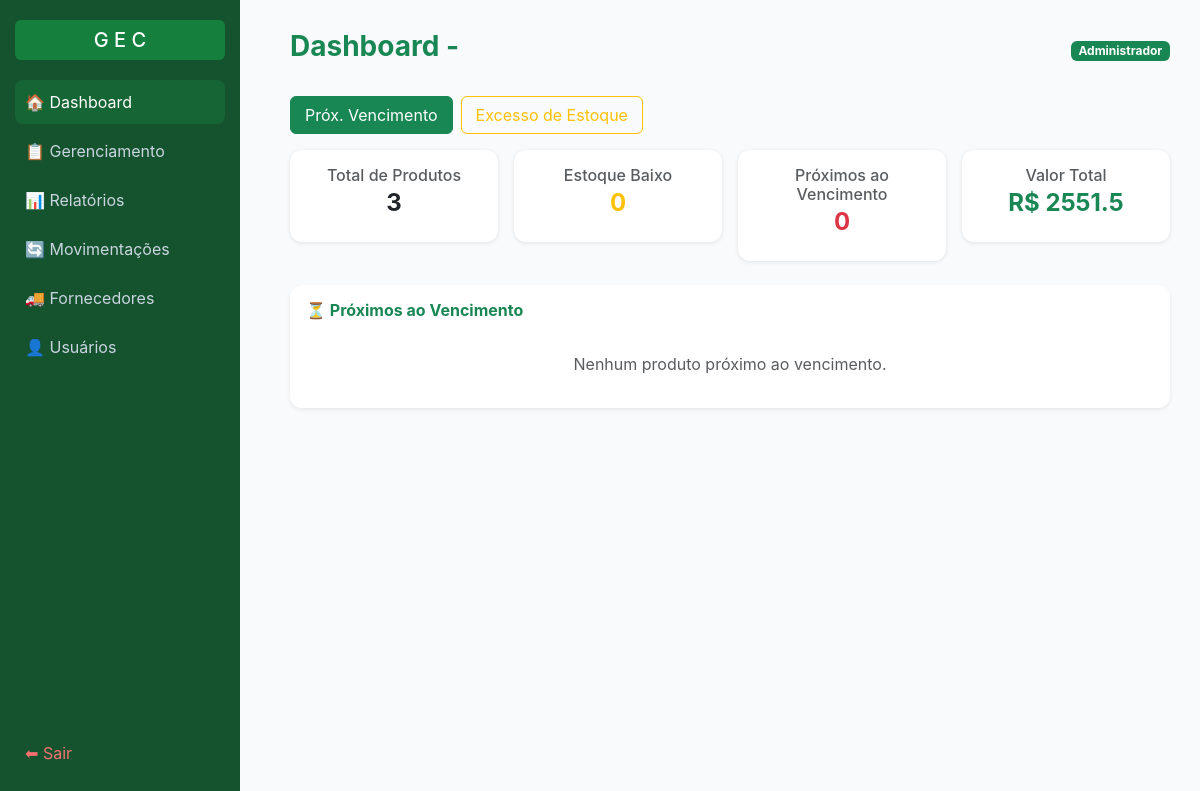
The app's page /home (signed in), older data.
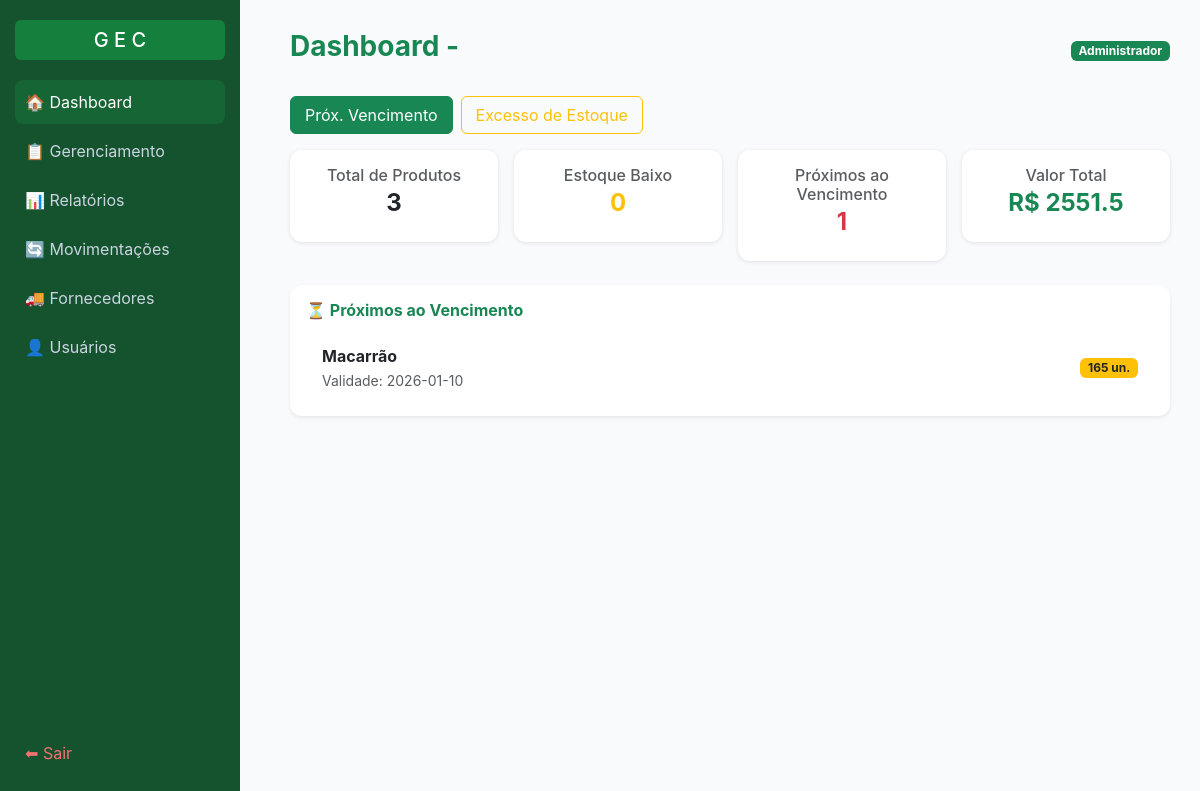
The same page, newer data.
### tables this page shows
CREATE TABLE "produtos" (
	"id"	INTEGER,
	"nome"	TEXT NOT NULL,
	"descricao"	TEXT,
	"codigo"	NUMERIC UNIQUE,
	"categoria"	TEXT,
	"preco"	REAL NOT NULL,
	"fornecedor_id"	INTEGER,
	"data_validade"	TEXT NOT NULL,
	"status_validade"	TEXT DEFAULT 'válido',
	"ativo"	INTEGER DEFAULT 1,
	PRIMARY KEY("id" AUTOINCREMENT),
	FOREIGN KEY("fornecedor_id") REFERENCES "fornecedores"("id")
);

### app.py (the view, shortened to what this page needs)
@app.route("/home", methods=["GET"])
@login_required
def home():
    atualizar_produtos()
    conn = conectar()
    cur = conn.cursor()
    total_produtos = cur.execute("""
        SELECT COUNT(*) FROM produtos WHERE ativo = 1
    """).fetchone()[0] or 0
    estoque_baixo = cur.execute("""
        SELECT p.nome, e.quantidade
        FROM estoque e
        LEFT JOIN produtos p ON e.produto_id = p.id
        WHERE e.quantidade <= 5 AND p.ativo = 1
        ORDER BY e.quantidade ASC
    """).fetchall()
    mais_vendidos = cur.execute("""
        SELECT p.nome, SUM(m.quantidade) AS total_vendido
        FROM movimentacoes m
        JOIN produtos p ON m.produto_id = p.id
        WHERE m.tipo = 'saida'
        GROUP BY p.id
        ORDER BY total_vendido DESC
        LIMIT 5
    """).fetchall()
    quase_vencidos = cur.execute("""
        SELECT COUNT(*)
        FROM produtos
        WHERE status_validade = 'próximo do vencimento' and ativo=1;
    """).fetchone()[0]
    valor_total = cur.execute("""
        SELECT SUM(p.preco * e.quantidade)
        FROM produtos p
        JOIN estoque e ON p.id = e.produto_id
        WHERE p.ativo = 1
    """).fetchone()[0] or 0
    modo = request.args.get("view", "venc")
    proximosVencimento = None
    excessos = None
    if modo == "venc":
        proximosVencimento = cur.execute("""
            SELECT nome, data_validade, (
                SELECT quantidade FROM estoque WHERE produto_id = produtos.id
            ) AS quantidade
            FROM produtos
            WHERE ativo = 1 AND status_validade = 'próximo do vencimento'
            ORDER BY data_validade ASC
            LIMIT 5
        """).fetchall()
    conn.close()
    return render_template(
        "inicio/home.html",
        total_produtos=total_produtos,
        estoque_baixo=estoque_baixo,
        proximosVencimento=proximosVencimento,
        excessos=excessos,
        modo=modo,
        quase_vencidos=quase_vencidos,
        valor_total=float(valor_total),
        mais_vendidos=mais_vendidos
    )

### app.py (called while the page is built)
def login_required(f):
    @wraps(f)
    def wrapper(*args, **kwargs):
        if not session.get("usuario"):
            flash("Faça login primeiro!")
            return redirect(url_for("login"))
        return f(*args, **kwargs)
    return wrapper

def atualizar_produtos():
    conn = conectar()
    cur = conn.cursor()
    from datetime import datetime, timedelta
    hoje = datetime.now().date()
    limite_alerta = hoje + timedelta(days=7)
    cur.execute("""
        UPDATE produtos
        SET status_validade = 'vencido'
        WHERE date(data_validade) < date(?) AND ativo=1
    """, (hoje,))
    cur.execute("""
        UPDATE produtos
        SET status_validade = 'próximo do vencimento'
        WHERE date(data_validade) BETWEEN date(?) AND date(?) AND ativo=1
    """, (hoje, limite_alerta))
    cur.execute("""
        UPDATE produtos
        SET status_validade = 'válido'
        WHERE date(data_validade) > date(?) AND ativo=1
    """, (limite_alerta,))
    conn.commit()
    conn.close()

### data/db.py (called while the page is built)
def conectar():
    return sqlite3.connect("data/estoque.db")

### templates/inicio/home.html (shortened to what this page needs)
<!DOCTYPE html>
<html lang="pt-BR">
<head>
  <link href="https://cdn.jsdelivr.net/npm/bootstrap@5.3.0/dist/css/bootstrap.min.css" rel="stylesheet">
</head>
<body>
 <div class="sidebar">
    <div>
      <h5>G E C</h5>
      <a href="{{ url_for('home') }}" class="active">🏠 Dashboard</a>
      <a href="{{ url_for('gerenciamento') }}">📋 Gerenciamento</a>
      <a href="{{ url_for('relatorios') }}">📊 Relatórios</a>
      <a href="{{ url_for('movimentacao') }}">🔄 Movimentações</a>
      {% if session.perfil == "admin" %}
      <a href="{{ url_for('listar_forn') }}">🚚 Fornecedores</a>
      <a href="{{ url_for('listar_usuarios') }}">👤 Usuários</a>
      {% endif %}
    </div>
    <div>
      <a href="{{ url_for('login') }}" class="logout" style="color: #f87171;">⬅ Sair</a>
    </div>
  </div>
  <div class="content">
    <div class="d-flex justify-content-between align-items-center mb-4">
      <h3 class="fw-bold text-success">Dashboard - {{ session.empresa }}</h3>
      {% if session.perfil == "admin" %}
        <span class="badge bg-success">Administrador</span>
      {% else %}
        <span class="badge bg-primary">Operador</span>
      {% endif %}
    </div>
    <div class="mb-3 d-flex gap-2">
      <a href="/home?view=venc" class="btn view-btn {% if modo == 'venc' %}btn-success{% else %}btn-outline-success{% endif %}">
        Próx. Vencimento
      </a>
      <a href="/home?view=excesso" class="btn view-btn {% if modo == 'excesso' %}btn-warning{% else %}btn-outline-warning{% endif %}">
        Excesso de Estoque
      </a>
    </div>
    <div class="row g-3 mb-4" id="cards">
      <div class="col-md-3">
        <div class="card p-3">
          <h6 class="text-muted mb-1">Total de Produtos</h6>
          <h4 class="fw-bold text-center">{{ total_produtos }}</h4>
        </div>
      </div>
      <div class="col-md-3">
        <div class="card p-3">
          <h6 class="text-muted mb-1">Estoque Baixo</h6>
          <h4 class="fw-bold text-warning text-center">{{ estoque_baixo|length }}</h4>
        </div>
      </div>
      <div class="col-md-3">
        <div class="card p-3">
          <h6 class="text-muted mb-1">Próximos ao Vencimento</h6>
          <h4 class="fw-bold text-danger text-center">{{ quase_vencidos }}</h4>
        </div>
      </div>
      <div class="col-md-3">
        <div class="card p-3">
          <h6 class="text-muted mb-1 text-center">Valor Total</h6>
          <h4 class="fw-bold text-success text-center">R$ {{ valor_total }}</h4>
        </div>
      </div>
    </div>
    {% if modo == 'venc' %}
    <div class="card p-3 shadow-sm">
      <h6 class="section-title fw-bold text-success mb-3">⏳ Próximos ao Vencimento</h6>
      {% if proximosVencimento %}
      <ul class="list-group list-group-flush">
        {% for p in proximosVencimento %}
        <li class="list-group-item d-flex justify-content-between align-items-center">
          <div>
            <strong>{{ p[0] }}</strong><br>
            <small class="text-muted">Validade: {{ p[1] }}</small>
          </div>
          <span class="badge bg-warning text-dark">{{ p[2] }} un.</span>
        </li>
        {% endfor %}
      </ul>
      {% else %}
      <p class="text-center text-muted my-3">Nenhum produto próximo ao vencimento.</p>
      {% endif %}
    </div>
    {% endif %}
  </div>
</body>
</html>

Row changes from the older to the newer data that the page shows:
now on this page (row edited): produtos: nome "Macarrão", data_validade "2026-01-10", p "165"
Text that changed along with them:
{{ quase_vencidos }}: "0" → "1"
text no longer shown: "Nenhum produto próximo ao vencimento."
